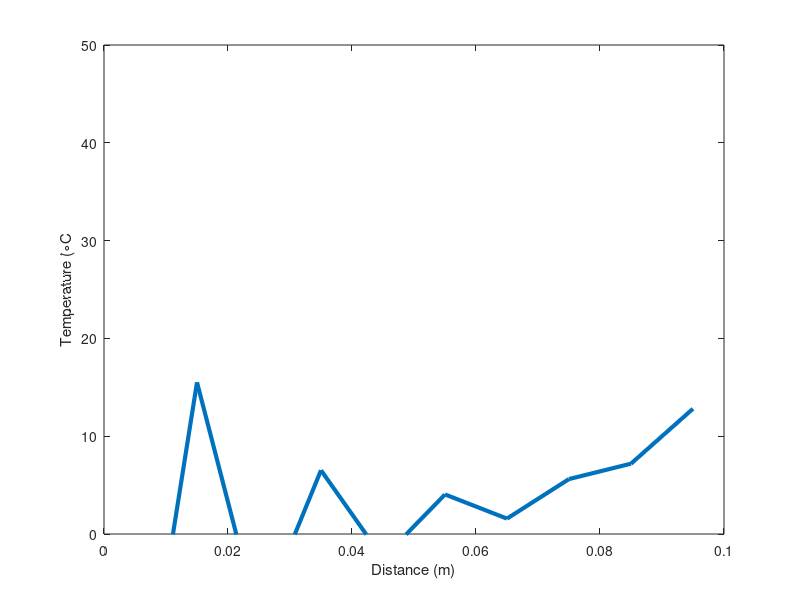

This chart was generated by the following MATLAB code:
clc
close all
clear all
L= 0.1; %% wall thickness
n = 10; %% number of surface nodes
T0 = 0 ; %% initial temp
T1s = 40; %surface 1 temp
T2s = 20; %surface 2 temp
dx = L/n; %node thickness
alpha = 0.0001; %thermal diffusivity
t_final = 60;%simulation time
dt = 0.1; %fixed time setup
x = dx/2:dx:L-dx/2;
T = ones(n,1)*T0;
dTdt = zeros(n,1) ;
t = 0:dt:t_final;
for j=1:length(t)
    for i = 2:n-1
        dTdt(i) = alpha*(-T(i)-T(i-1)/dx^2+(T(i+1)-T(i))/dx^2);
    end
     dTdt(1) = alpha*(-T(1)-T1s/dx^2+(T(2)-T(1))/dx^2);
      dTdt(n) = alpha*(-T(n)-T(n-1)/dx^2+(T2s-T(n))/dx^2);
      T = T+dTdt*dt;
      figure(1)
      plot(x,T,'Linewidth',3)
      axis([0 L 0 50])
      xlabel('Distance (m)')
      ylabel('Temperature (\circC')
      pause(0.1)
end


